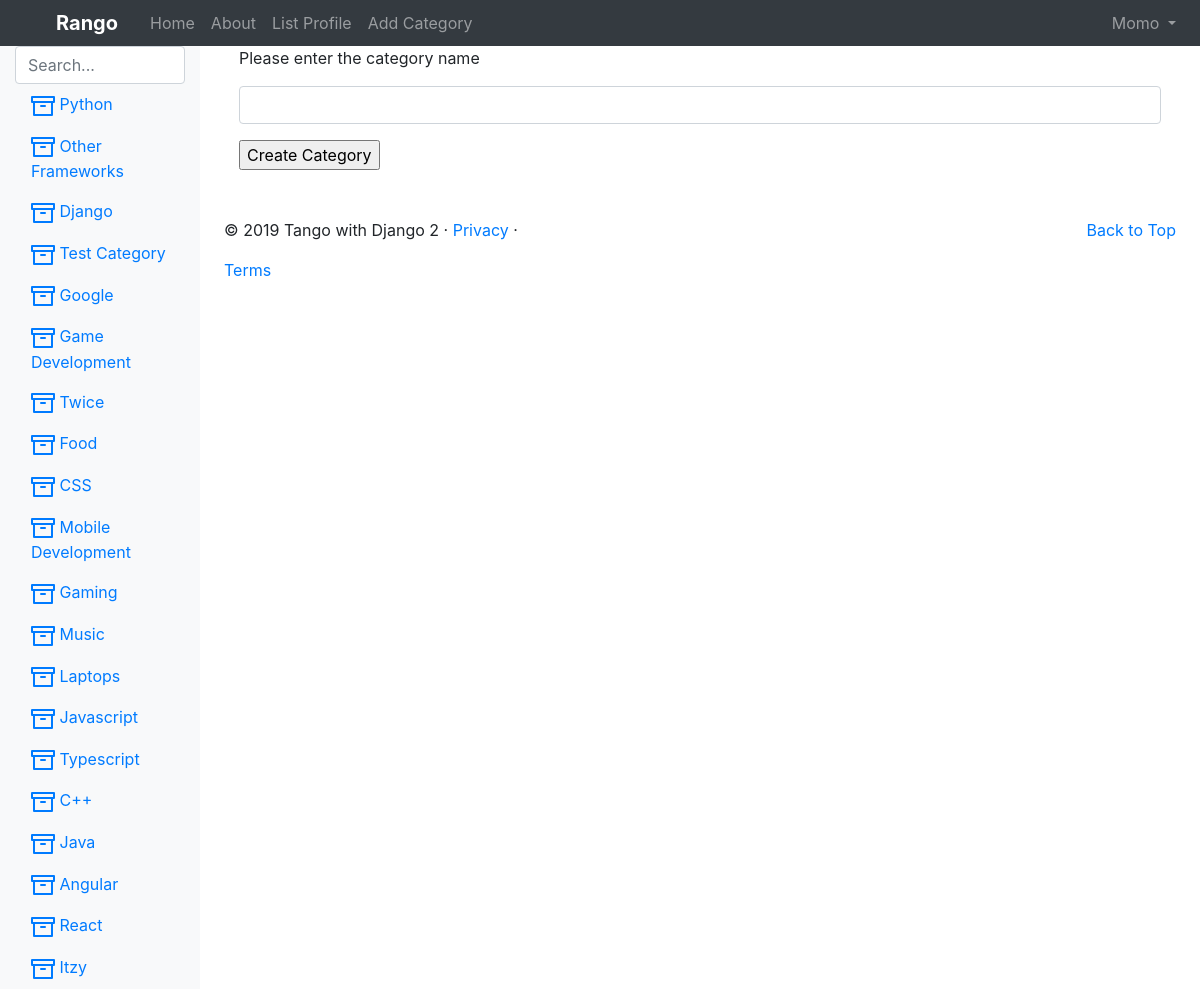
The app's page /rango/add_category/ (signed in) with its own data.
### rango_app/models.py (models this page shows, shortened)
class Category(models.Model):
    name = models.CharField(max_length = 128, unique=True)
    views = models.IntegerField(default=0)
    likes = models.IntegerField(default=0)
    slug = models.SlugField(unique=True)

### rango_app/views.py (the view, shortened to what this page needs)
# urls.py: url('add_category/', AddCategoryView.as_view(), name="add_category"),
class AddCategoryView(View):
    @method_decorator(login_required)
    def get(self,request):
        form = CategoryForm()
        return render(request, 'rango/add_category.html', {'form': form})

### rango_app/forms.py
class CategoryForm(forms.ModelForm):
    name = forms.CharField(max_length=128,
                           help_text="Please enter the category name")
    views = forms.IntegerField(widget=forms.HiddenInput(), initial=0)
    likes = forms.IntegerField(widget=forms.HiddenInput(), initial=0)
    slug = forms.CharField(widget=forms.HiddenInput(), required=False)
    class Meta:
        model = Category
        fields = ('name',)

### rango_app/templatetags/rango_template_tags.py (called while the page is built)
@register.inclusion_tag('rango/category_list.html')
def get_category_list(category=None):
    return {
        "categories": Category.objects.all(),
        "act_cat": category
    }

### templates/rango/add_category.html (shortened to what this page needs)
{% extends 'rango/base.html' %}
{% load staticfiles %}
{% block content %}
    <div>
        <form id="category_form" method="post" action="{% url 'rango:add_category' %}">
            {% for field in form.visible_fields %}
                {{ field.help_text }}
                {{ field }}
            {% endfor %}
            <input type="submit" name="submit" value="Create Category">
        </form>
    </div>
{% endblock %}

### templates/rango/base.html (shortened to what this page needs)
<!DOCTYPE html>
{% load rango_template_tags %}
{% load static %}
<html lang="en">
<head>
    <link rel="stylesheet" href="{{ MEDIA_URL }}global.css">
    <link href="https://getbootstrap.com/docs/4.2/dist/css/bootstrap.min.css"
        rel="stylesheet"
>
    <link href="https://getbootstrap.com/docs/4.2/examples/dashboard/dashboard.css"
        rel="stylesheet">
</head>
<body>
    <header class="sticky-top">
        <nav class="navbar navbar-expand-md navbar-dark bg-dark p-0">
            <a class="navbar-brand p-2" href="{% url 'rango:index' %}">Rango</a>
            <div class="collapse navbar-collapse" id="navbarCollapse">
                <ul class="navbar-nav mr-auto">
                    <li class="nav-item">
                        <a class="nav-link" href="{% url 'rango:index' %}">Home</a>
                    </li>
                    <li class="nav-item ">
                        <a class="nav-link" href="{% url 'rango:about' %}">About</a>
                    </li>
                {% if user.is_authenticated %}
                    <li class="nav-item">
                        <a class="nav-link" href="{% url 'rango:list_profiles' %}">List Profile</a>
                    </li>
                    <li class="nav-item">
                        <a class="nav-link" href="{% url 'rango:add_category' %}">Add Category</a>
                    </li>
                {% endif %}
                </ul>
                <ul class="navbar-nav ml-auto mr-3">
                    {% if user.is_authenticated %}
                    <li class="nav-item dropdown">
                        <a class="nav-link dropdown-toggle" href="#"
                            id="navbarDropdown" role="button" data-toggle="dropdown"
                            aria-haspopup="true" aria-expanded="false">
                            {{ user.username }}
                        </a>
                    </li>
                    {% endif %}
                </ul>
            </div>
        </nav>
    </header>
    <div class="container-fluid">
        <div class="row">
            <nav class="col-md-2 d-none d-md-block bg-light sidebar">
                <div class="sidebar-sticky">
                    <div>
                        <input type="search" class="form-control ds-input"
                            id="suggestion" placeholder="Search...">
                        <div id="cats">
                            {% block sidebar %}
                                {% get_category_list category %}
                            {% endblock %}
                        </div>
                    </div>
                </div>
            </nav>
            <main role="main" class="col-md-9 ml-sm-auto col-lg-10 px-4">
                <div class="container mb-5">
                    {% block content %}
                    {% endblock %}
                </div>
                <footer>
                    <p class="float-right"><a href="#">Back to Top</a></p>
                    <p>&copy; 2019 Tango with Django 2 &middot;
                        <a href="#">Privacy</a> &middot;</p>
                        <a href="#">Terms</a>
                </footer>
            </main>
        </div>
    </div>
</body>
</html>

### templates/rango/category_list.html (shortened to what this page needs)
{% load staticfiles %}
{% load rango_template_tags %}
<ul class="nav flex-column">
    {% if categories %}
        {% for category in categories %}
            {% if category == act_cat %}
                <li class="nav-item">
                    <a class="nav-link active" href="{% url 'rango:show_category' category.slug %}">
                        <svg xmlns="http://www.w3.org/2000/svg"
                            width="24" height="24" viewBox="0 0 24 24"
                            fill="none" stroke="currentColor" stroke-width="2"
                            stroke-linecap="round" stroke-linejoin="round"
                            class="feather feather-archive">
                            <polyline points="21 8 21 21 3 21 3 8"></polyline>
                            <rect x="1" y="3" width="22" height="5"></rect>
                            <line x1="10" y1="12" x2="14" y2="12"></line>
                        </svg>
                        {{ category.name }}
                    </a>
                </li>
            {% else %}
                <li class="nav-item">
                    <a class="nav-link" href="{% url 'rango:show_category' category.slug %}">
                        {{ category.name }}
                    </a>
                </li>
            {% endif %}
        {% endfor %}
    {% else %}
        <li class="nav-item">There are no categories present.</li>
    {% endif %}
</ul>

### media/global.css (style rules this page uses)
.navbar { display: flex; flex-direction: row; width: 100%; background-color: #00f7ff; }
.navbar-brand { color: #000000; font-weight: bold; margin-left: 3rem; }

### records on screen
Category: name "Python"
Category: name "Other Frameworks"
Category: name "Django"
Category: name "Test Category"
Category: name "Google"
Category: name "Game Development"
Category: name "Twice"
Category: name "Food"
Category: name "CSS"
Category: name "Mobile Development"
Category: name "Gaming"
Category: name "Music"
Category: name "Laptops"
Category: name "Javascript"
Category: name "Typescript"
Category: name "C++"
Category: name "Java"
Category: name "Angular"
Category: name "React"
Category: name "Itzy"

### other values on screen
{{ user.username }} "Momo"
{{ field.help_text }} "Please enter the category name"
